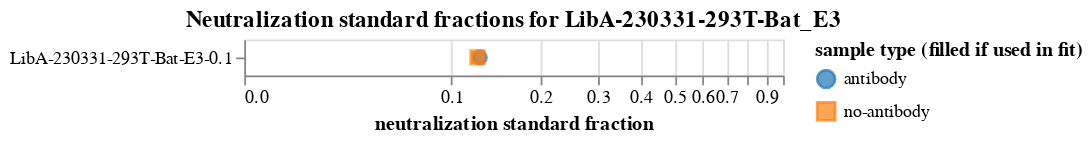

Notebook code for this chart:
### Markdown cell above
Plot the neutralization standard fractions for each sample:

### Code cell
neut_standard_fracs_chart = (
    alt.Chart(
        neut_standard_fracs.rename(
            columns={"antibody_frac": "antibody", "no-antibody_frac": "no-antibody"}
        ).melt(
            id_vars=["sample", "use_in_fit", "concentration"],
            value_vars=["antibody", "no-antibody"],
            var_name="sample type",
            value_name="neutralization standard fraction",
        )
    )
    .encode(
        x=alt.X(
            "neutralization standard fraction",
            scale=alt.Scale(type="symlog", constant=0.04, domainMax=1),
        ),
        y=alt.Y("sample", sort=alt.SortField("concentration"), title=None),
        shape=alt.Shape("sample type", title="sample type (filled if used in fit)"),
        stroke=alt.Color(
            "sample type", scale=alt.Scale(range=["#1F77B4FF", "#FF7F0EFF"])
        ),
        color=alt.Color(
            "sample type", scale=alt.Scale(range=["#1F77B4FF", "#FF7F0EFF"])
        ),
        fillOpacity=alt.Opacity(
            "use_in_fit",
            scale=alt.Scale(domain=[True, False], range=[1, 0]),
        ),
        tooltip=[
            "sample",
            alt.Tooltip("concentration", format=".3g"),
            alt.Tooltip("neutralization standard fraction", format=".3g"),
        ],
    )
    .mark_point(filled=True, size=50)
    .configure_axis(labelLimit=500)
    .properties(title=f"Neutralization standard fractions for {selection}")
)

neut_standard_fracs_chart

### Figure 1 — Vega-Lite specification as saved in the notebook (floating-point values rounded to 4 significant figures)
{"config": {"view": {"continuousWidth": 300, "continuousHeight": 300}, "axis": {"labelLimit": 500}}, "data": {"name": "data-69edaaf82e0edda2042db5479fdca773"}, "mark": {"type": "point", "filled": true, "size": 50}, "encoding": {"color": {"field": "sample type", "scale": {"range": ["#1F77B4FF", "#FF7F0EFF"]}, "type": "nominal"}, "fillOpacity": {"field": "use_in_fit", "scale": {"domain": [true, false], "range": [1, 0]}, "type": "nominal"}, "shape": {"field": "sample type", "title": "sample type (filled if used in fit)", "type": "nominal"}, "stroke": {"field": "sample type", "scale": {"range": ["#1F77B4FF", "#FF7F0EFF"]}, "type": "nominal"}, "tooltip": [{"field": "sample", "type": "nominal"}, {"field": "concentration", "format": ".3g", "type": "quantitative"}, {"field": "neutralization standard fraction", "format": ".3g", "type": "quantitative"}], "x": {"field": "neutralization standard fraction", "scale": {"constant": 0.04, "domainMax": 1, "type": "symlog"}, "type": "quantitative"}, "y": {"field": "sample", "sort": {"field": "concentration"}, "title": null, "type": "nominal"}}, "title": "Neutralization standard fractions for LibA-230331-293T-Bat_E3", "$schema": "https://vega.github.io/schema/vega-lite/v5.8.0.json", "datasets": {"data-69edaaf82e0edda2042db5479fdca773": [{"sample": "LibA-230331-293T-Bat-E3-0.1", "use_in_fit": true, "concentration": 0.1, "sample type": "antibody", "neutralization standard fraction": 0.1261}, {"sample": "LibA-230331-293T-Bat-E3-0.1", "use_in_fit": true, "concentration": 0.1, "sample type": "no-antibody", "neutralization standard fraction": 0.1239}]}}
